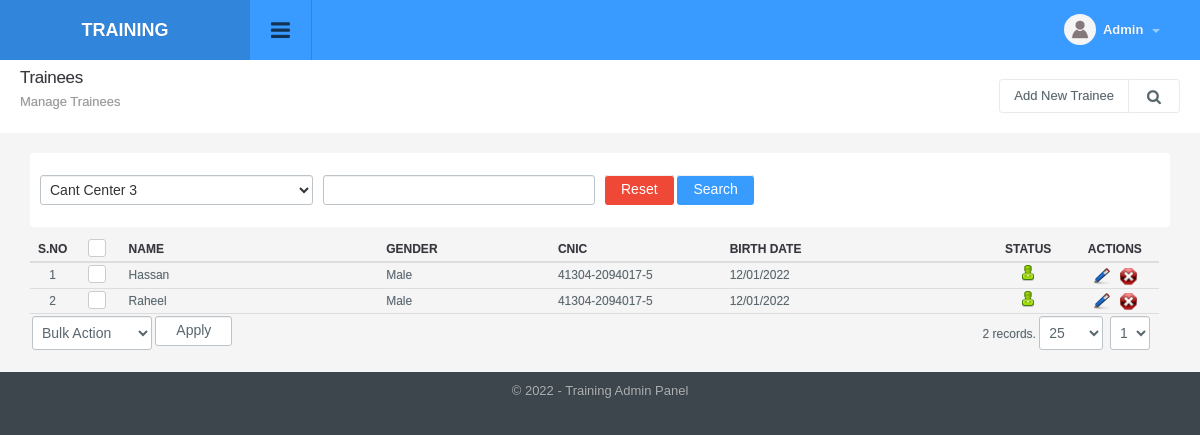
The app's page /trainees_manage.php?center_id=3 (signed in) with its own data.
### tables this page shows
CREATE TABLE `config_variable` (
  `id` int(11) NOT NULL,
  `config_type_id` int(11) NOT NULL,
  `title` varchar(512) NOT NULL,
  `notes` varchar(512) NOT NULL,
  `type` varchar(200) NOT NULL,
  `default_values` text NOT NULL,
  `key` varchar(200) NOT NULL,
  `value` text NOT NULL,
  `sortorder` int(11) NOT NULL
);

CREATE TABLE `trainees` (
  `id` int(11) NOT NULL,
  `name` varchar(50) NOT NULL,
  `gender` int(1) DEFAULT NULL,
  `cnic` varchar(16) DEFAULT NULL,
  `cnic_photo_front` varchar(50) DEFAULT NULL,
  `cnic_photo_back` varchar(50) DEFAULT NULL,
  `birth_date` date DEFAULT NULL,
  `status` int(1) NOT NULL DEFAULT '1',
  `ts` timestamp NOT NULL DEFAULT CURRENT_TIMESTAMP ON UPDATE CURRENT_TIMESTAMP
);

### include/utility.php (called while the page is built, shortened)
<?php
function get_config($var){
	global $dblink;
	$sql="select value from config_variable where `key`='".slash($var)."'";
	$resConfig=doquery($sql,$dblink);
	if(numrows($resConfig)>0){
		while($rowConfig=dofetch($resConfig))
			return unslash($rowConfig["value"]);
	}
}
$site_title=get_config("site_title");
function slash($str){
	if(!is_array($str))
		return utf8_encode(addslashes($str));
	else{
		for($i=0; $i<count($str); $i++)
			$str[$i]=slash($str[$i]);
		return $str;
	}
}
function unslash($str){
	return stripslashes(utf8_decode($str));
	}
function date_convert($date_added){
	if( !empty( $date_added ) ) {
		return date("d/m/Y", strtotime($date_added));
	}
	else{
		return $date_added;
	}
}

### include/db.php (called while the page is built, shortened)
<?php
function doquery($qr,$lnk){
	@$res=mysqli_query($lnk,$qr) or die($qr." - ".mysqli_error($lnk));
	return $res;
}
function dofetch($rs){
	@$rec=mysqli_fetch_array($rs);
	return $rec;
}
function numrows($rs){
	return mysqli_num_rows($rs);
}

### modules/trainees/list.php (the view, shortened to what this page needs)
<?php
$q="";
$extra='';
$is_search=false;
if(isset($_GET["center_id"])){
	$center_id=slash($_GET["center_id"]);
}
if(isset($_SESSION["trainees_manage"]["center_id"])){
    $center_id=$_SESSION["trainees_manage"]["center_id"];
}
else{
    $center_id="";
}
if($center_id!=""){
	$extra.=" and center_id='".$center_id."'";
	$is_search=true;
}
if(isset($_SESSION["trainees_manage"]["q"])){
    $q=$_SESSION["trainees_manage"]["q"];
}
else{
    $q="";
}
?>
<div class="page-header">
	<h1 class="title">Trainees</h1>
  	<ol class="breadcrumb">
    	<li class="active">Manage Trainees</li>
  	</ol>
  	<div class="right">
    	<div class="btn-group" role="group" aria-label="...">
        	<a href="trainees_manage.php?tab=add" class="btn btn-light editproject">Add New Trainee</a>
            <a id="topstats" class="btn btn-light" href="#"><i class="fa fa-search"></i></a>
    	</div>
    </div>
</div>
<ul class="topstats clearfix search_filter"<?php if($is_search) echo ' style="display: block"';?>>
    <li class="col-xs-12 col-lg-12 col-sm-12">
    	<div>
        	<form class="form-horizontal" action="" method="get">
                <div class="col-sm-3">
                	<select name="center_id" id="center_id" class="custom_select">
                        <?php
                        $res=doquery("select * from centers where status = 1 order by center",$dblink);
                        if(numrows($res)>=0){
                            while($rec=dofetch($res)){
                            ?>
                            <option value="<?php echo $rec["id"]?>" <?php echo($center_id==$rec["id"])?"selected":"";?>><?php echo unslash($rec["center"])?></option>
                            <?php
                            }
                        }
                        ?>
                    </select>
                </div>
                <div class="col-sm-3">
                  <input type="text" title="Enter String" value="<?php echo $q;?>" name="q" id="search" class="form-control" >
                </div>
                <div class="col-sm-3 text-left">
                    <input type="button" class="btn btn-danger btn-l reset_search" value="Reset" alt="Reset Record" title="Reset Record" />
                    <input type="submit" class="btn btn-default btn-l" value="Search" alt="Search Record" title="Search Record" />
                </div>
            </form>
        </div>
  	</li>
</ul>
<div class="panel-body table-responsive">
	<table class="table table-hover list">
    	<thead>
            <tr>
                <th width="2%" class="text-center">S.No</th>
                <th class="text-center" width="3%"><div class="checkbox checkbox-primary">
                    <label for="select_all"></label></div></th>
                <th width="15%">Name</th>
                <th width="10%">Gender</th>
                <th width="10%">CNIC</th>
                <th width="15%">Birth Date</th>
                <th width="5%" class="text-center">Status</th>
                <th width="5%" class="text-center">Actions</th>
            </tr>
        </thead>
        <tbody>
            <?php
            $sql="select a.* from trainees a left join trainees_2_center b on a.id = b.trainee_id where 1 $extra order by name";
            $rs=show_page($rows, $pageNum, $sql);
            if(numrows($rs)>0){
                $sn=1;
                while($r=dofetch($rs)){
                    ?>
                    <tr>
                        <td class="text-center"><?php echo $sn;?></td>
                        <td class="text-center"><div class="checkbox margin-t-0 checkbox-primary">
                            <label for="<?php echo "rec_".$sn?>"></label></div>
                        </td>
                        <td><?php echo unslash($r["name"]);?></td>
                        <td>
                            <?php
                                echo $r["gender"]==1?"Female":"Male";
                            ?>
                        </td>
                        <td><?php echo unslash($r["cnic"]);?></td>
                        <td><?php echo date_convert($r["birth_date"]);?></td>
                        <td class="text-center">
                            <a href="trainees_manage.php?id=<?php echo $r['id'];?>&tab=status&s=<?php echo ($r["status"]==0)?1:0;?>">
                                <?php
                                if($r["status"]==0){
                                    ?>
                                    <img src="images/offstatus.png" alt="Off" title="Set Status On">
                                    <?php
                                }
                                else{
                                    ?>
                                    <img src="images/onstatus.png" alt="On" title="Set Status Off">
                                    <?php
                                }
                                ?>
                            </a>
                        </td>
                        <td class="text-center">
                            <a href="trainees_manage.php?tab=edit&id=<?php echo $r['id'];?>"><img title="Edit Record" alt="Edit" src="images/edit.png"></a>&nbsp;&nbsp;
                            <a onclick="return confirm('Are you sure you want to delete')" href="trainees_manage.php?id=<?php echo $r['id'];?>&amp;tab=delete"><img title="Delete Record" alt="Delete" src="images/delete.png"></a>
                        </td>
                    </tr>
                    <?php
                    $sn++;
                }
                ?>
                <tr>
                    <td colspan="4" class="actions">
                        <select name="bulk_action" class="" id="bulk_action" title="Choose Action">
                            <option value="null">Bulk Action</option>
                        </select>
                        <input type="button" name="apply" value="Apply" id="apply_bulk_action" class="btn btn-light" title="Apply Action"  />
                    </td>
                    <td colspan="4" class="paging" title="Paging" align="right"><?php echo pages_list($rows, "trainees", $sql, $pageNum)?></td>
                </tr>
                <?php
            }
            else{
                ?>
                <tr>
                    <td colspan="8"  class="no-record">No Result Found</td>
                </tr>
                <?php
            }
            ?>
        </tbody>
     </table>
</div>

### include/header.php (shortened to what this page needs)
<!DOCTYPE html PUBLIC "-//W3C//DTD XHTML 1.0 Transitional//EN" "http://www.w3.org/TR/xhtml1/DTD/xhtml1-transitional.dtd">
<html xmlns="http://www.w3.org/1999/xhtml">
<head>
<link type="text/css" rel="stylesheet" href="css/font-awesome.min.css" />
<link type="text/css" rel="stylesheet" href="css/font-awesome.css" />
<link type="text/css" rel="stylesheet"  href="css/bootstrap.css" />
<link rel="stylesheet" href="css/bootstrap-datetimepicker.min.css" />
<link type="text/css" rel="stylesheet"  href="css/awesome-bootstrap-checkbox.css" />
<link href="css/general.css" type="text/css" rel="stylesheet" />
<link type="text/css" rel="stylesheet"  href="css/style.css" />
<link rel="stylesheet" href="//code.jquery.com/ui/1.12.1/themes/base/jquery-ui.css">
</head>
<body>
	<div id="wrapper" class="round_corners">
    	<div id="top" class="clearfix">
            <div class="applogo">
			<a href="index.php" class="logo"><?php $admin_logo=get_config("admin_logo"); if(empty($admin_logo)) echo $site_title; else { ?><img src="<?php echo $file_upload_root;?>config/<?php echo $admin_logo?>" width="50" style="margin-right:5px" /><?php echo $site_title; }?></a>
            </div>
            <a class="sidebar-open-button" href="#"><i class="fa fa-bars"></i></a>
            <ul class="top-right">
            	<li class="dropdown link">
                	<a class="dropdown-toggle profilebox" data-toggle="dropdown" href="#">
                    	<img alt="img" src="images/profileimg-default.png">
                        <b><?php echo ucfirst((isset($_SESSION["logged_in_admin"]) && $_SESSION["logged_in_admin"]!="")?$_SESSION["logged_in_admin"]["name"]:"Guest");?></b>
                        <span class="caret"></span>
                    </a>
                </li>
           </ul>
        </div>
		<div class="content" style="margin-left:0">

### include/footer.php (shortened to what this page needs)
<div id="footer" class="bottom_round_corners">
	<div id="footer_content">
    	<address>&copy; <?php echo date("Y");?> - <?php echo $site_title; ?> Admin Panel</address>
    </div>
</div>
<link href="js/fancybox/jquery.fancybox.min.css" rel="stylesheet" type="text/css" />
<link href="js/chosen/chosen.css" rel="stylesheet" type="text/css" />
<link rel="stylesheet" type="text/css" href="css/angularjs-datetime-picker.css" />
</body>
</html>

### records on screen
config_variable: value "TRAINING", value "Training"
trainees: name "Hassan", gender "Male", cnic "41304-2094017-5", birth_date "12/01/2022", status 1 (drawn)
trainees: name "Raheel", gender "Male", cnic "41304-2094017-5", birth_date "12/01/2022", status 1 (drawn)

### other values on screen
pages_list($rows, "trainees", $sql, $pageNum) "2 records."
form field center_id "Cant Center 3"
form field page "1"
